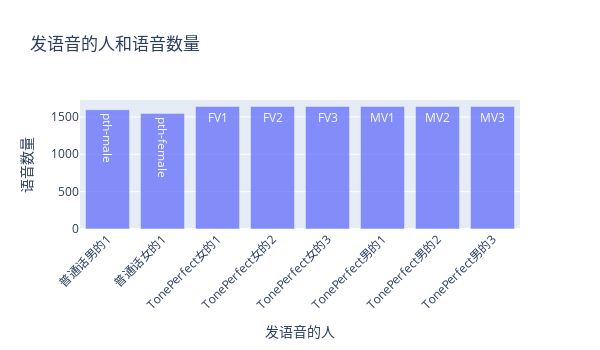

The notebook cell this image was saved under:
### Code cell
# utterance distribution per speaker
#plotly version


trace1 = go.Bar(x=['普通话男的1','普通话女的1','TonePerfect女的1','TonePerfect女的2','TonePerfect女的3','TonePerfect男的1','TonePerfect男的2','TonePerfect男的3'],
                y=singles["speaker"].value_counts(sort=False), 
                text = singles["speaker"].unique(),opacity=0.75, textposition='auto')
data = [trace1]
layout = dict(title = '发语音的人和语音数量', width=600, height=350,
              xaxis= dict(title='发语音的人', ticklen= 5,zeroline= False, tickmode = 'linear',tickangle=-45),
              yaxis = dict(title='语音数量')
             )
fig = dict(data = data, layout = layout)
iplot(fig)

print(singles["speaker"].value_counts().sort_index())
print(f"不同的人: {len(pd.unique(singles['speaker']))}")
print(f"男的: {len(pd.unique(singles.loc[lambda x: singles['sex']=='male', :]['speaker']))}")
print(f"女的: {len(pd.unique(singles.loc[lambda x: singles['sex']=='female', :]['speaker']))}")

### Figure 1 — Plotly figure (JSON) as saved in the notebook; plotly's stock layout.template omitted (floating-point values rounded to 4 significant figures)
{"data": [{"opacity": 0.75, "text": ["pth-male", "pth-female", "FV1", "FV2", "FV3", "MV1", "MV2", "MV3"], "textposition": "auto", "type": "bar", "x": ["普通话男的1", "普通话女的1", "TonePerfect女的1", "TonePerfect女的2", "TonePerfect女的3", "TonePerfect男的1", "TonePerfect男的2", "TonePerfect男的3"], "y": [1596, 1545, 1640, 1640, 1640, 1640, 1640, 1640]}], "layout": {"height": 350, "title": {"text": "发语音的人和语音数量"}, "width": 600, "xaxis": {"autorange": true, "range": [-0.5, 7.5], "tickangle": -45, "ticklen": 5, "tickmode": "linear", "title": {"text": "发语音的人"}, "type": "category", "zeroline": false}, "yaxis": {"autorange": true, "range": [0, 1726.0], "title": {"text": "语音数量"}, "type": "linear"}}}
